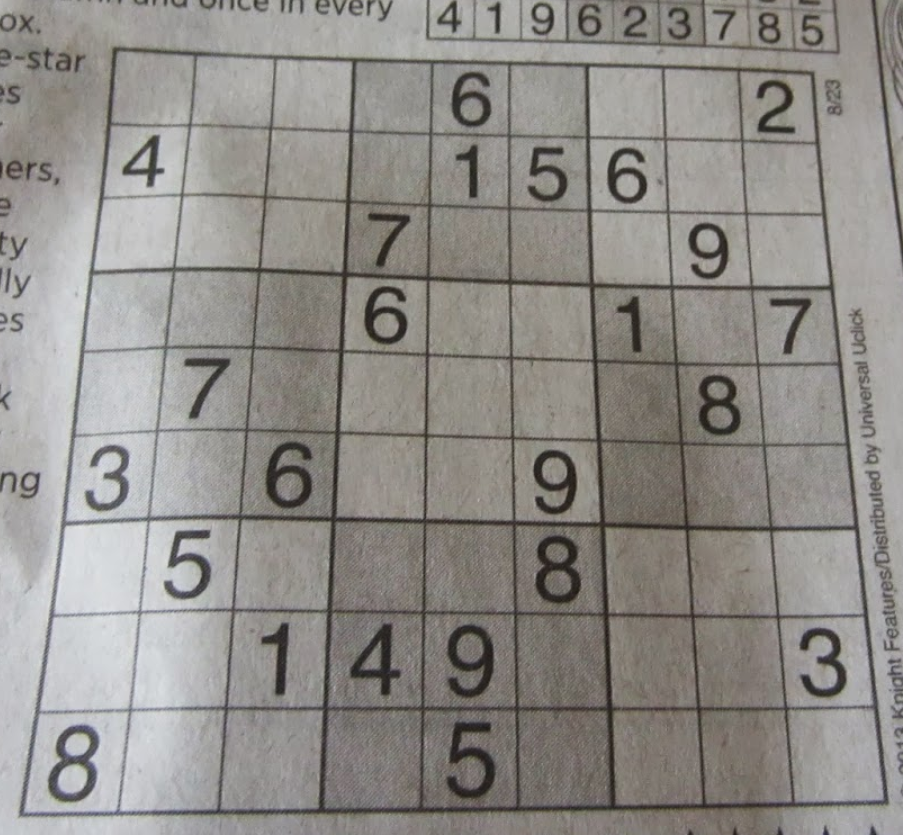
#> input picture Data/in/sudoku.png, 903 x 835 px
$ python 13_Line_Recognition.py
#> lines starting #> are read from the running program, lines starting #| are printed output that depends on the picture; after the words box and inside, x2 and y2 are one past the last pixel; in counts of white or black regions, pixels touching at a corner belong together
import cv2 as cv
import numpy as np

img = cv.imread('../../Data/in/sudoku.png')
#> img is the input picture: shape (835, 903, 3); mean B, G, R 136.9, 141, 143.9
img2 = img.copy()
gray = cv.cvtColor(img, cv.COLOR_BGR2GRAY)
edges = cv.Canny(gray, 50, 150, apertureSize=3)
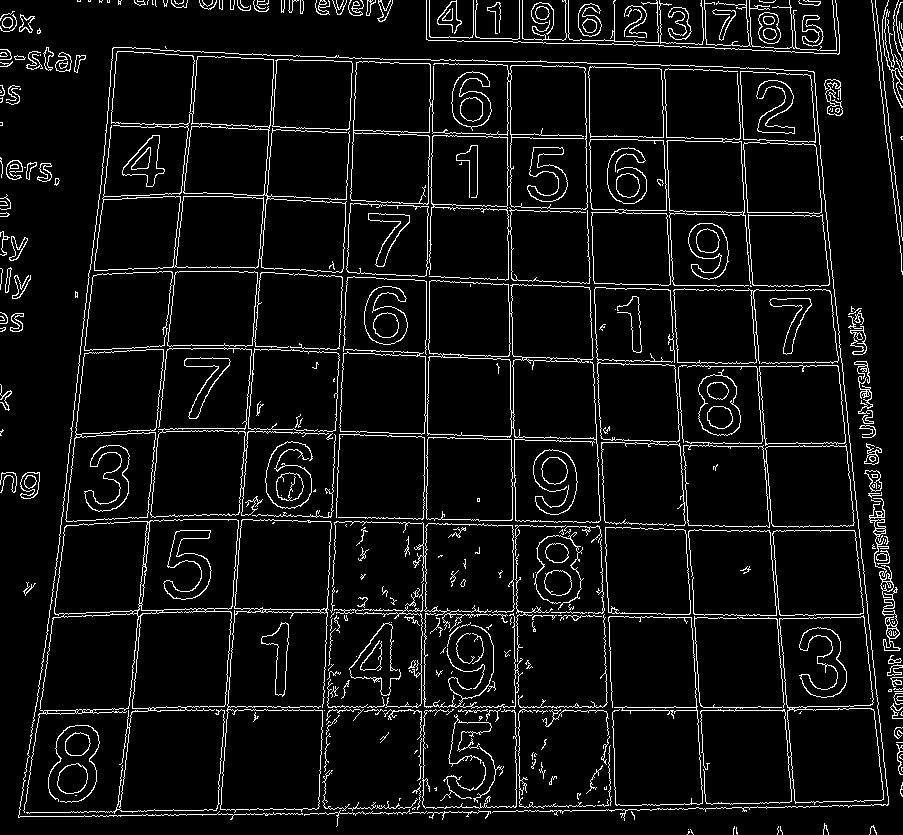
#> edges: shape (835, 903); 6.7% white in thin lines or dots
lines = cv.HoughLines(edges, 1, np.pi / 180, 200)
#> lines = 63 rows, first 8: [710, 1.57], [-799, 3.04], [-506, 3.12], [-503, 3.12], [-795, 3.04], [707, 1.57], [820, 1.55], [276, 0.0698]
for line in lines:
    rho, theta = line[0]
    a = np.cos(theta)
    b = np.sin(theta)
    x0 = a * rho
    y0 = b * rho
    x1 = int(x0 + 1000 * (-b))
    y1 = int(y0 + 1000 * (a))
    x2 = int(x0 - 1000 * (-b))
    y2 = int(y0 - 1000 * (a))
    cv.line(img, (x1, y1), (x2, y2), (0, 0, 255), 2)
#> this loop made 63 passes
#> (rho, theta, a, b, x0, y0, x1, y1) on passes 1 to 12: (710, 1.57, -4.37e-08, 1, -3.1e-05, 710, -1000, 709), (-799, 3.04, -0.995, 0.105, 794.6, -83.52, 690, -1078), (-506, 3.12, -1, 0.0175, 505.9, -8.83, 488, -1008), (-503, 3.12, -1, 0.0175, 502.9, -8.78, 485, -1008), (-795, 3.04, -0.995, 0.105, 790.6, -83.1, 686, -1077), (707, 1.57, -4.37e-08, 1, -3.09e-05, 707, -1000, 706), (820, 1.55, 0.0175, 1, 14.31, 819.9, -985, 837), (276, 0.0698, 0.998, 0.0698, 275.3, 19.25, 205, 1016), (202, 0.105, 0.995, 0.105, 200.9, 21.11, 96, 1015), (45, 1.61, -0.0349, 0.999, -1.57, 44.97, -1000, 10), (516, 1.59, -0.0175, 1, -9.01, 515.9, -1008, 498), (341, 1.61, -0.0349, 0.999, -11.9, 340.8, -1011, 305)
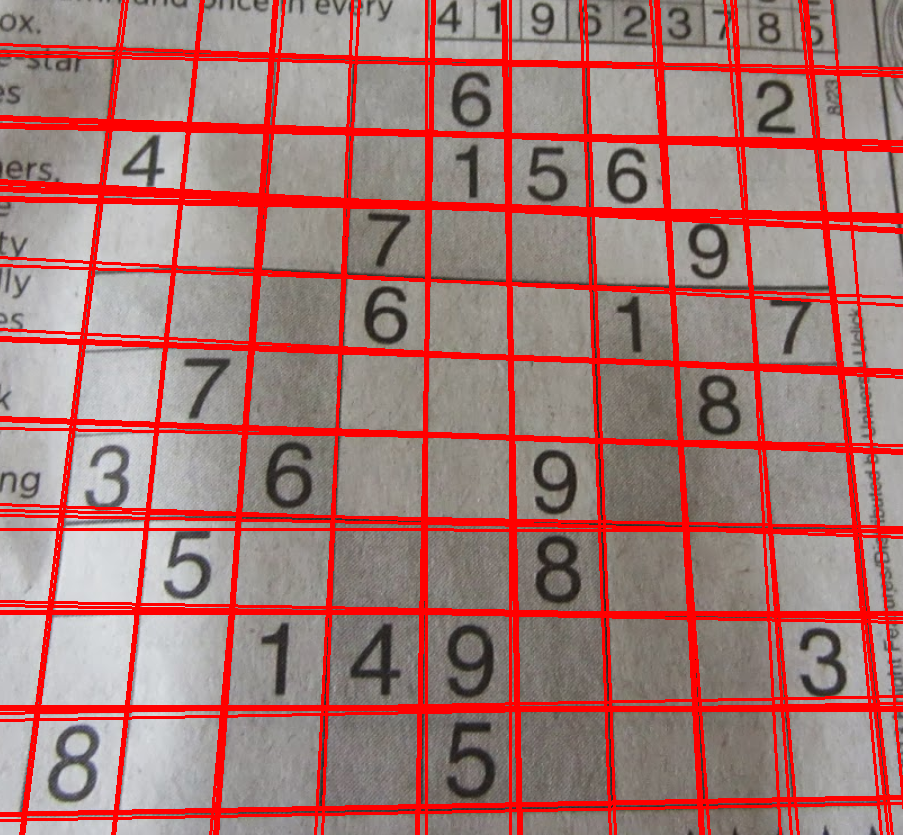
#> img: shape (835, 903, 3); 17.68% of pixels changed, all inside (x1, y1, x2, y2) = (0, 0, 903, 835)
cv.imwrite('../../Data/out/3.13.houghlines3.jpg', img)

lines = cv.HoughLinesP(edges, 1, np.pi / 180, 100, minLineLength=100, maxLineGap=10)
#> lines = 129 rows, first 6: [124, 710, 796, 710], [817, 121, 848, 425], [518, 663, 519, 765], [507, 190, 515, 705], [178, 706, 612, 706], [814, 141, 884, 804]
for line in lines:
    x1, y1, x2, y2 = line[0]
    cv.line(img2, (x1, y1), (x2, y2), (0, 255, 0), 2)
#> this loop made 129 passes
#> line on passes 26 to 37: [[166, 334, 196, 51]], [[366, 201, 633, 210]], [[342, 290, 346, 180]], [[434, 437, 576, 441]], [[164, 810, 397, 806]], [[479, 808, 699, 804]], [[73, 411, 105, 143]], [[858, 308, 891, 679]], [[175, 519, 491, 524]], [[245, 450, 265, 216]], [[764, 437, 796, 807]], [[472, 614, 700, 617]]
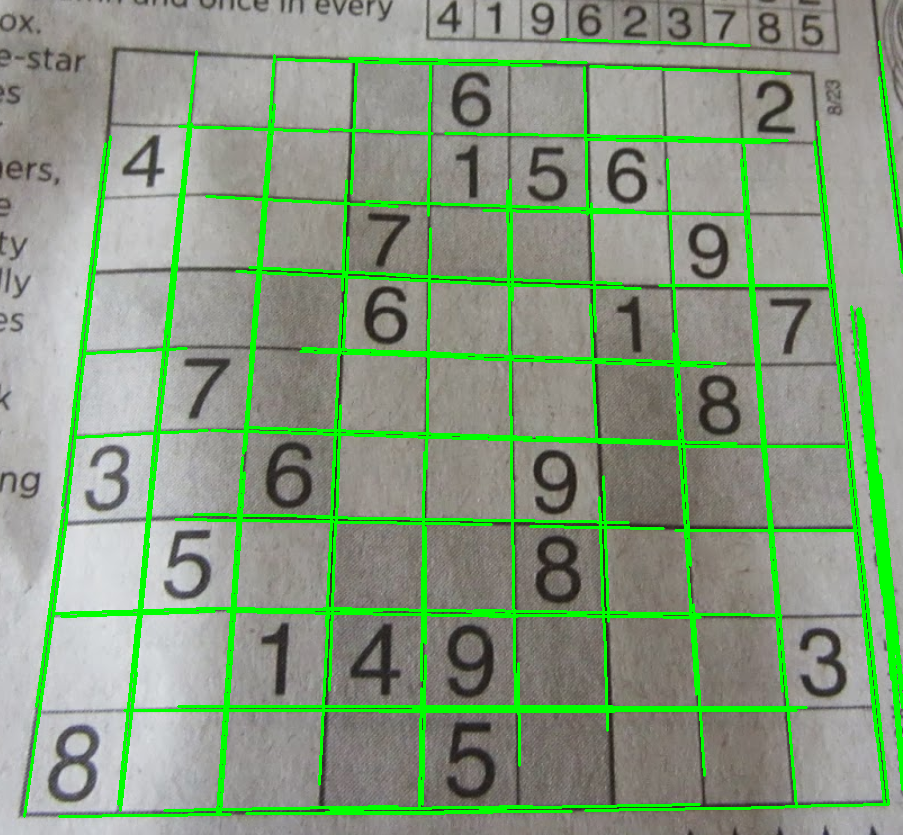
#> img2: shape (835, 903, 3); 9.56% of pixels changed, all inside (x1, y1, x2, y2) = (23, 38, 903, 818)
cv.imwrite('../../Data/out/3.13.houghlines5.jpg', img2)
